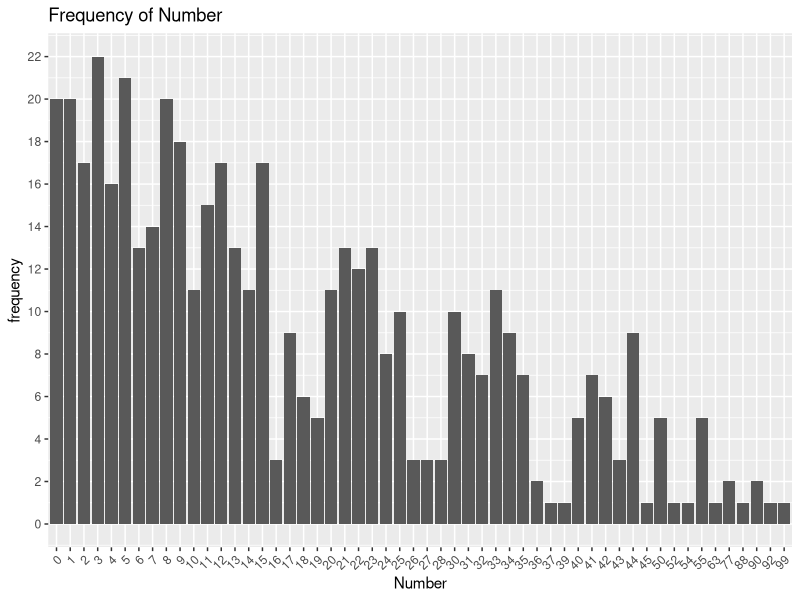

This chart was generated by the following R code: (Note: this script raises an error after producing the figure.)
# =========================================================================
# Title: Exploratory Data Analysis
#
# Description:
# This script shows you the exploratory phase. This phase comprises
# analyzing one varaible at a time calculating summary statistics
# for all variables. Also, this script produces related graphs for 
# better analyzing data.
# 
# Details:
# The code focuses on performing exploratory analysis.
# The scatterplot section helps analyze correlation between some
# variables.
# =========================================================================

setwd("/Users/Nicole/Desktop/stat133-final-proj/data/cleandata")

library(ggplot2)
library(scales)

# data from repository
roster_salary_stats <- read.csv("roster-salary-stats.csv")
View(roster_salary_stats)
# convert column 'Number' to factor in order to compute the freq 
# for each number
factorized <- as.factor(roster_salary_stats$Number)
roster_salary_stats$Number <- factorized

# =========================================================================
# Calculate summary statistics for variables
# =========================================================================

# calculate summary statistics to each variable excluding 
# the first column
lapply(roster_salary_stats[2:38], summary)

# redirect output to 'cleandata' directory
sink(file = 'eda-output.txt', append = TRUE)

# =========================================================================
# Produce barcharts, box-plots and histograms
# =========================================================================

# extract a dataframe called 'qual_df' containing only 
# qualitative variables
qual_df <- Filter(is.factor, roster_salary_stats[3:38]) 

# extract the column names of qualitative variables
qual_colnames <- names(qual_df)

# loop over each qualitative variable to produce multiple barcharts
# and save them as separate pdf files
for(i in qual_colnames) {
  # produce multiple pdf files in specific file names
  pdf(paste("../../images/", i, "_barchart.pdf", sep = ""))
  # plot barcharts with x axis as names of the qualitative
  # variables
  barcharts <- ggplot(roster_salary_stats,
                      aes_string(x = i)) +
               geom_bar() +
               # add titles and change axis labels
               labs(title = paste("Frequency of", i, sep = " "),
                    x = paste(i),
                    y = "frequency") +
               # rescale y axis
               scale_y_continuous(breaks = pretty_breaks(n = 15)) +
               # rotate x axis label for 45 degrees
               theme(axis.text.x = element_text(angle = 45,
                                                hjust = 1))
  plot(barcharts)
  dev.off()
}

# extract a dataframe called 'quan_df' containing only 
# quantitative variables
quan_df <- Filter(is.numeric, roster_salary_stats[3:38]) 

# extract the column names of quantitative variables
quan_colnames <- names(quan_df)

# loop over each quantitative variable to create multiple boxplots
# and save them as separate pdf files
for (i in quan_colnames) {
  # produce multiple pdf files in specific file names
  pdf(paste("../../images/", i, "_boxplot.pdf", sep = ""))
  # plot boxplots with x axis as names of teams and y ais as
  # names of quantitative variables
  boxplots <- ggplot(roster_salary_stats,
                     aes_string(x = roster_salary_stats$Team,
                                y = i)) +
                     geom_boxplot() +
                     # add titles and change axis labels
                     labs(title = paste("Box Plot of", i,
                                  "(by Team)", sep = " "),
                                  x = "Team") +
                     # rescale y axis
                     scale_y_continuous(breaks = 
                                          pretty_breaks(n = 15)) +
                     # rotate x axis labels for 30 degrees
                     theme(axis.text.x = element_text(angle = 30,
                                         hjust = 1))
  plot(boxplots)
  dev.off()
}

# loop over each quantitative variable to create multiple histograms
# and save them as separate pdf files
for (i in quan_colnames) {
  # produce multiple pdf files in specific file names
  pdf(paste("../../images/", i, "_histogram.pdf", sep = ""))
  # plot histograms with x axis as names of quantitative 
  # variables
  histograms <- ggplot(roster_salary_stats,
                       aes_string(x = i)) +
                # produce histograms with binwidth = 30
                geom_histogram(bins = 30) +
                # add titles and change axis labels
                labs(title = paste("Histogram of", i, sep = " "),
                     x = paste(i)) +
                # rescale x axis
                scale_x_continuous(breaks = 
                                     pretty_breaks(n = 10)) +
                # rescale y axis
                scale_y_continuous(breaks = 
                                     pretty_breaks(n = 10))
  plot(histograms)
  dev.off()
}

# =========================================================================
# Produce scatterplots to examine the correlations between variables
# =========================================================================

# scatterplot of years of experience and salary
# produce a scatterplot in pdf format
pdf(paste("../../images/", "Years.Experience_Salary.pdf", sep = ""))
plot(roster_salary_stats$Years.Experience, 
     roster_salary_stats$Salary...,
     # add titles and axis labels
     main = "Relationship between Years of Experience and Salary",
     xlab = "Years of Experience",
     ylab = "Salary($)",
     pch = 19,
     # add regression line with color red
     abline(lm(roster_salary_stats$Salary... ~
               roster_salary_stats$Years.Experience),
               col = 'red'))
dev.off()

# a linear regression model
regression_yrs_salary <- lm(roster_salary_stats$Salary... ~
                            roster_salary_stats$Years.Experience)

# calculate the correlation coefficient between two variables
r_value_yrs_salary <- cor(roster_salary_stats$Salary..., 
                          roster_salary_stats$Years.Experience)
r_value_yrs_salary

# view the descriptive statistics of this regression model
# eg. r squared value
summary(regression_yrs_salary)

# scatterplot of points gained and salary
pdf(paste("../../images/", "Points_Salary.pdf", sep = ""))
plot(roster_salary_stats$Points, 
     roster_salary_stats$Salary...,
     # add titles and axis labels
     main = "Relationship between Points and Salary",
     xlab = "Points",
     ylab = "Salary($)",
     pch = 19,
     # add regression line with color red
     abline(lm(roster_salary_stats$Salary... ~
                 roster_salary_stats$Points),
            col = 'red'))
dev.off()

# a linear regression model
regression_pts_salary <- lm(roster_salary_stats$Salary... ~
                            roster_salary_stats$Points)

# calculate the correlation coefficient between two variables
r_value_pts_salary <- cor(roster_salary_stats$Salary..., 
                          roster_salary_stats$Points)
r_value_pts_salary

# view the descriptive statistics of this regression model
# eg. r squared value
summary(regression_pts_salary)

# scatterplot of blocks and salary
pdf(paste("../../images/", "Blocks_Salary.pdf", sep = ""))
plot(roster_salary_stats$Points, 
     roster_salary_stats$Salary...,
     # add titles and axis labels
     main = "Relationship between Blocks and Salary",
     xlab = "Blocks",
     ylab = "Salary($)",
     pch = 19,
     # add regression line with color red
     abline(lm(roster_salary_stats$Salary... ~
                 roster_salary_stats$Points),
            col = 'red'))
dev.off()

# a linear regression model
regression_blk_salary <- lm(roster_salary_stats$Salary... ~
                            roster_salary_stats$Blocks)

# calculate the correlation coefficient between two variables
r_value_blk_salary <- cor(roster_salary_stats$Salary..., 
                          roster_salary_stats$Blocks)
r_value_blk_salary

# view the descriptive statistics of this regression model
# eg. r squared value
summary(regression_blk_salary)

